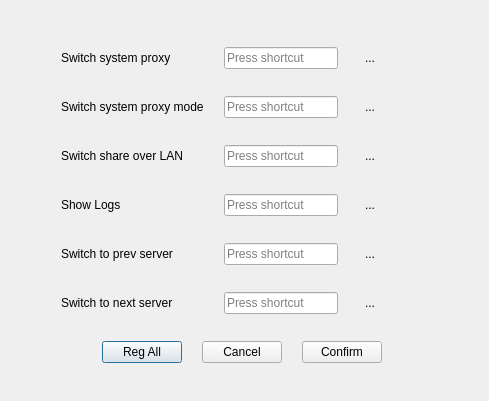
<?xml version="1.0" encoding="UTF-8"?>
<ui version="4.0">
 <class>EditHotkeysDialog</class>
 <widget class="QDialog" name="EditHotkeysDialog">
  <property name="geometry">
   <rect>
    <x>0</x>
    <y>0</y>
    <width>489</width>
    <height>401</height>
   </rect>
  </property>
  <property name="windowTitle">
   <string>Edit Hotkeys</string>
  </property>
  <widget class="QWidget" name="">
   <property name="geometry">
    <rect>
     <x>41</x>
     <y>20</y>
     <width>361</width>
     <height>372</height>
    </rect>
   </property>
   <layout class="QGridLayout" name="gridLayout">
    <property name="leftMargin">
     <number>20</number>
    </property>
    <property name="topMargin">
     <number>20</number>
    </property>
    <property name="rightMargin">
     <number>20</number>
    </property>
    <property name="bottomMargin">
     <number>20</number>
    </property>
    <property name="spacing">
     <number>20</number>
    </property>
    <item row="1" column="2">
     <widget class="QToolButton" name="toolButton_2">
      <property name="text">
       <string>...</string>
      </property>
      <property name="icon">
       <iconset resource="../../icons.qrc">
        <normaloff>:/icons/Resources/ic_reply_black_24px.svg</normaloff>:/icons/Resources/ic_reply_black_24px.svg</iconset>
      </property>
      <property name="autoRaise">
       <bool>true</bool>
      </property>
      <property name="arrowType">
       <enum>Qt::NoArrow</enum>
      </property>
     </widget>
    </item>
    <item row="4" column="2">
     <widget class="QToolButton" name="toolButton_5">
      <property name="text">
       <string>...</string>
      </property>
      <property name="icon">
       <iconset resource="../../icons.qrc">
        <normaloff>:/icons/Resources/ic_reply_black_24px.svg</normaloff>:/icons/Resources/ic_reply_black_24px.svg</iconset>
      </property>
      <property name="autoRaise">
       <bool>true</bool>
      </property>
      <property name="arrowType">
       <enum>Qt::NoArrow</enum>
      </property>
     </widget>
    </item>
    <item row="5" column="2">
     <widget class="QToolButton" name="toolButton_6">
      <property name="text">
       <string>...</string>
      </property>
      <property name="icon">
       <iconset resource="../../icons.qrc">
        <normaloff>:/icons/Resources/ic_reply_black_24px.svg</normaloff>:/icons/Resources/ic_reply_black_24px.svg</iconset>
      </property>
      <property name="autoRaise">
       <bool>true</bool>
      </property>
      <property name="arrowType">
       <enum>Qt::NoArrow</enum>
      </property>
     </widget>
    </item>
    <item row="5" column="1">
     <widget class="QKeySequenceEdit" name="keySequenceEditSwitchToNextServer"/>
    </item>
    <item row="2" column="2">
     <widget class="QToolButton" name="toolButton_3">
      <property name="text">
       <string>...</string>
      </property>
      <property name="icon">
       <iconset resource="../../icons.qrc">
        <normaloff>:/icons/Resources/ic_reply_black_24px.svg</normaloff>:/icons/Resources/ic_reply_black_24px.svg</iconset>
      </property>
      <property name="autoRaise">
       <bool>true</bool>
      </property>
      <property name="arrowType">
       <enum>Qt::NoArrow</enum>
      </property>
     </widget>
    </item>
    <item row="1" column="0">
     <widget class="QLabel" name="label_2">
      <property name="text">
       <string>Switch system proxy mode</string>
      </property>
     </widget>
    </item>
    <item row="0" column="2">
     <widget class="QToolButton" name="toolButton">
      <property name="text">
       <string>...</string>
      </property>
      <property name="icon">
       <iconset resource="../../icons.qrc">
        <normaloff>:/icons/Resources/ic_reply_black_24px.svg</normaloff>:/icons/Resources/ic_reply_black_24px.svg</iconset>
      </property>
      <property name="autoRaise">
       <bool>true</bool>
      </property>
      <property name="arrowType">
       <enum>Qt::NoArrow</enum>
      </property>
     </widget>
    </item>
    <item row="3" column="0">
     <widget class="QLabel" name="label_4">
      <property name="text">
       <string>Show Logs</string>
      </property>
     </widget>
    </item>
    <item row="3" column="1">
     <widget class="QKeySequenceEdit" name="keySequenceEditShowLogs"/>
    </item>
    <item row="3" column="2">
     <widget class="QToolButton" name="toolButton_4">
      <property name="text">
       <string>...</string>
      </property>
      <property name="icon">
       <iconset resource="../../icons.qrc">
        <normaloff>:/icons/Resources/ic_reply_black_24px.svg</normaloff>:/icons/Resources/ic_reply_black_24px.svg</iconset>
      </property>
      <property name="autoRaise">
       <bool>true</bool>
      </property>
      <property name="arrowType">
       <enum>Qt::NoArrow</enum>
      </property>
     </widget>
    </item>
    <item row="4" column="0">
     <widget class="QLabel" name="label_5">
      <property name="text">
       <string>Switch to prev server</string>
      </property>
     </widget>
    </item>
    <item row="5" column="0">
     <widget class="QLabel" name="label_6">
      <property name="text">
       <string>Switch to next server</string>
      </property>
     </widget>
    </item>
    <item row="2" column="1">
     <widget class="QKeySequenceEdit" name="keySequenceEditSwitchShareOverLAN"/>
    </item>
    <item row="4" column="1">
     <widget class="QKeySequenceEdit" name="keySequenceEditSwitchToPrevServer"/>
    </item>
    <item row="0" column="1">
     <widget class="QKeySequenceEdit" name="keySequenceEditSwitchSystemProxy"/>
    </item>
    <item row="1" column="1">
     <widget class="QKeySequenceEdit" name="keySequenceEditSwitchSystemProxyMode"/>
    </item>
    <item row="2" column="0">
     <widget class="QLabel" name="label_3">
      <property name="text">
       <string>Switch share over LAN</string>
      </property>
     </widget>
    </item>
    <item row="0" column="0">
     <widget class="QLabel" name="label">
      <property name="text">
       <string>Switch system proxy</string>
      </property>
     </widget>
    </item>
    <item row="6" column="0" colspan="3">
     <layout class="QHBoxLayout" name="horizontalLayout">
      <item>
       <spacer name="horizontalSpacer">
        <property name="orientation">
         <enum>Qt::Horizontal</enum>
        </property>
        <property name="sizeHint" stdset="0">
         <size>
          <width>40</width>
          <height>20</height>
         </size>
        </property>
       </spacer>
      </item>
      <item>
       <widget class="QPushButton" name="pushButtonRegAll">
        <property name="text">
         <string>Reg All</string>
        </property>
       </widget>
      </item>
      <item>
       <widget class="QPushButton" name="pushButtonCancel">
        <property name="text">
         <string>Cancel</string>
        </property>
       </widget>
      </item>
      <item>
       <widget class="QPushButton" name="pushButtonConfirm">
        <property name="text">
         <string>Confirm</string>
        </property>
       </widget>
      </item>
     </layout>
    </item>
   </layout>
  </widget>
 </widget>
 <resources>
  <include location="../../icons.qrc"/>
 </resources>
 <connections>
  <connection>
   <sender>toolButton</sender>
   <signal>clicked()</signal>
   <receiver>keySequenceEditSwitchSystemProxy</receiver>
   <slot>clear()</slot>
   <hints>
    <hint type="sourcelabel">
     <x>394</x>
     <y>39</y>
    </hint>
    <hint type="destinationlabel">
     <x>334</x>
     <y>37</y>
    </hint>
   </hints>
  </connection>
  <connection>
   <sender>toolButton_2</sender>
   <signal>clicked()</signal>
   <receiver>keySequenceEditSwitchSystemProxyMode</receiver>
   <slot>clear()</slot>
   <hints>
    <hint type="sourcelabel">
     <x>391</x>
     <y>69</y>
    </hint>
    <hint type="destinationlabel">
     <x>354</x>
     <y>75</y>
    </hint>
   </hints>
  </connection>
  <connection>
   <sender>toolButton_3</sender>
   <signal>clicked()</signal>
   <receiver>keySequenceEditSwitchShareOverLAN</receiver>
   <slot>clear()</slot>
   <hints>
    <hint type="sourcelabel">
     <x>387</x>
     <y>110</y>
    </hint>
    <hint type="destinationlabel">
     <x>322</x>
     <y>110</y>
    </hint>
   </hints>
  </connection>
  <connection>
   <sender>toolButton_4</sender>
   <signal>clicked()</signal>
   <receiver>keySequenceEditShowLogs</receiver>
   <slot>clear()</slot>
   <hints>
    <hint type="sourcelabel">
     <x>395</x>
     <y>139</y>
    </hint>
    <hint type="destinationlabel">
     <x>337</x>
     <y>138</y>
    </hint>
   </hints>
  </connection>
  <connection>
   <sender>toolButton_5</sender>
   <signal>clicked()</signal>
   <receiver>keySequenceEditSwitchToPrevServer</receiver>
   <slot>clear()</slot>
   <hints>
    <hint type="sourcelabel">
     <x>384</x>
     <y>177</y>
    </hint>
    <hint type="destinationlabel">
     <x>341</x>
     <y>177</y>
    </hint>
   </hints>
  </connection>
  <connection>
   <sender>toolButton_6</sender>
   <signal>clicked()</signal>
   <receiver>keySequenceEditSwitchToNextServer</receiver>
   <slot>clear()</slot>
   <hints>
    <hint type="sourcelabel">
     <x>390</x>
     <y>219</y>
    </hint>
    <hint type="destinationlabel">
     <x>355</x>
     <y>219</y>
    </hint>
   </hints>
  </connection>
 </connections>
</ui>
